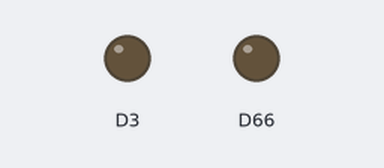
Simulated run of this sketch. Board: Arduino Due. Shown: output pins drawn as LEDs (lit = HIGH).

Above: at 0.1 s.
Timing chart, 0 to 1.0 s (numbered marks = the images above):
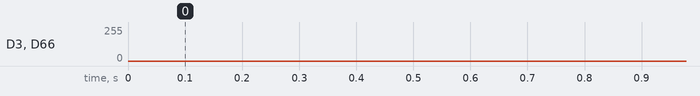

The sketch:

sketch_oct16c.ino
```cpp
void setup() {
  // put your setup code here, to run once:
  analogWriteResolution(12);
}

void loop() {
  // put your main code here, to run repeatedly:
  int i = 0;
  for (i = 0; i < 4095; ++i) {
    analogWrite(DAC0, i);
    analogWrite(3, i);
  }
}
```
